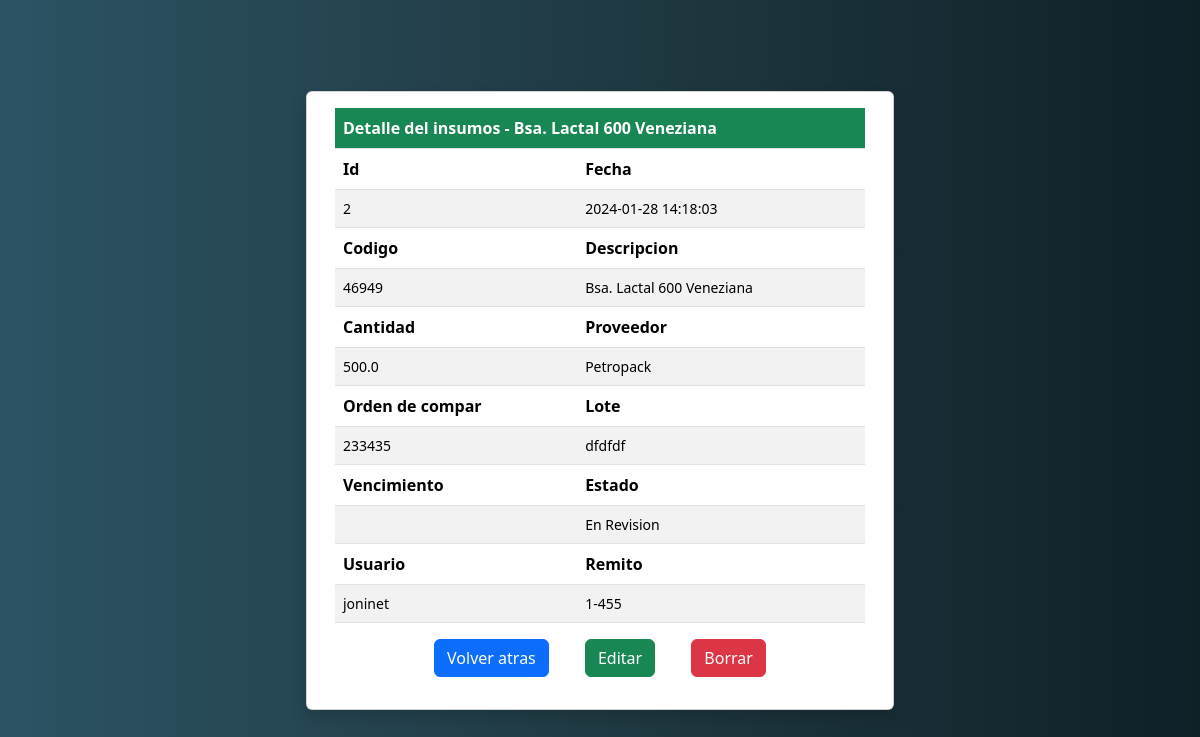
/mostrarIng/2, run on the app's committed database.
### tables this page shows
CREATE TABLE ingresos (
            id INTEGER PRIMARY KEY,
            fecha DATETIME,
            codigo INTEGER,
            descripcion TEXT,
            cantidad REAL,
            proveedor TEXT,
            oc INTEGER,
            lote TEXT,
            vto DATE,
            estado TEXT,
            eliminado BOOLEAN, usuarioIngreso INTEGER, remito TEXT);

### app.py (the view)
@app.route("/mostrarIng/<id_fila>")
def impMostrarIngreso(id_fila):
    return mostrarIngreso(id_fila)

### models/ingresos.py (called while the page is built)
def mostrarIngreso(id_fila):
  db = sql.connect(dbconn)
  ingreso = db.execute("SELECT * FROM ingresos WHERE id = {}".format(id_fila)).fetchone()
  return render_template("mostrarIngreso.html", ingreso=ingreso)

### templates/mostrarIngreso.html (shortened to what this page needs)
<!DOCTYPE html>
<html lang="en">
<head>
    <link href="https://cdn.jsdelivr.net/npm/bootstrap@5.3.2/dist/css/bootstrap.min.css" rel="stylesheet">
</head>
<body>
    <main class="d-flex">
        <div class="container-fluid row m-0 vh-100 justify-content-center align-items-center">
            <div class="card shadow w-50">
                <div class="card-body">
                    <table class="table table-striped m-0">
                        <thead><tr><th class="bg-success text-white">Detalle del insumos - {{ ingreso[3] }}</tr></thead>
                    </table>
                    <table class="table table-striped m-0">
                        <thead>
                            <tr>
                                <th class="centrado">Id</th>
                                <th class="centrado">Fecha</th>
                            </tr>
                            <tbody>
                                <tr>
                                    <td class="centrado small">{{ ingreso[0] }}</td>
                                    <td class="centrado small">{{ ingreso[1] }}</td>
                                </tr>
                            </tbody>
                            <thead>
                                <tr>
                                    <th class="centrado">Codigo</th>
                                    <th class="centrado">Descripcion</th>
                                </tr>
                                <tbody>
                                    <tr>
                                        <td class="centrado small">{{ ingreso[2] }}</td>
                                        <td class="centrado small">{{ ingreso[3] }}</td>
                                    </tr>
                                </tbody>
                            </thead>
                            <thead>
                                <tr>
                                    <th class="centrado">Cantidad</th>
                                    <th class="centrado">Proveedor</th>
                                </tr>
                                <tbody>
                                    <tr>
                                        <td class="centrado small">{{ ingreso[4] }}</td>
                                        <td class="centrado small">{{ ingreso[5] }}</td>
                                    </tr>
                                </tbody>
                            </thead>
                            <thead>
                                <tr>
                                    <th class="centrado">Orden de compar</th>
                                    <th class="centrado">Lote</th>
                                </tr>
                                <tbody>
                                    <tr>
                                        <td class="centrado small">{{ ingreso[6] }}</td>
                                        <td class="centrado small">{{ ingreso[7] }}</td>
                                    </tr>
                                </tbody>
                            </thead>
                            <thead>
                                <tr>
                                    <th class="centrado">Vencimiento</th>
                                    <th class="centrado">Estado</th>
                                </tr>
                                <tbody>
                                    <tr>
                                        <td class="centrado small">{{ ingreso[8] }}</td>
                                        <td class="centrado small">{{ ingreso[9] }}</td>
                                    </tr>
                                </tbody>
                            </thead>
                            <thead>
                                <tr>
                                    <th class="centrado">Usuario</th>
                                    <th class="centrado">Remito</th>
                                </tr>
                                <tbody>
                                    <tr>
                                        <td class="centrado small">{{ ingreso[11] }}</td>
                                        <td class="centrado small">{{ ingreso[12] }}</td>
                                    </tr>
                                </tbody>
                            </thead>
                    </table>
                    <div class="text-center">
                        <a href="javascript:history.back()"><button type="button" class="m-3 btn btn-primary ">Volver atras</button></a>
                        <a href=""><button type="button" class="m-3 btn btn-success">Editar</button></a>
                        <a href=""><button type="button" class="m-3 btn btn-danger">Borrar</button></a>
                    </div>
                </div>
            </div>
        </div>
    </main>
</body>
</html>

### templates/mostrarIngreso.html (style rules this page uses)
body { background: #0F2027; background: -webkit-linear-gradient(to right, #2C5364, #203A43, #0F2027); background: linear-gradient(to right, #2C5364, #203A43, #0F2027); }

### data on the page
ingresos: descripcion "Bsa. Lactal 600 Veneziana", id "2", fecha "2024-01-28 14:18:03", codigo "46949", cantidad "500.0", proveedor "Petropack", oc "233435", lote "dfdfdf", estado "En Revision", usuarioIngreso "joninet", remito "1-455"
